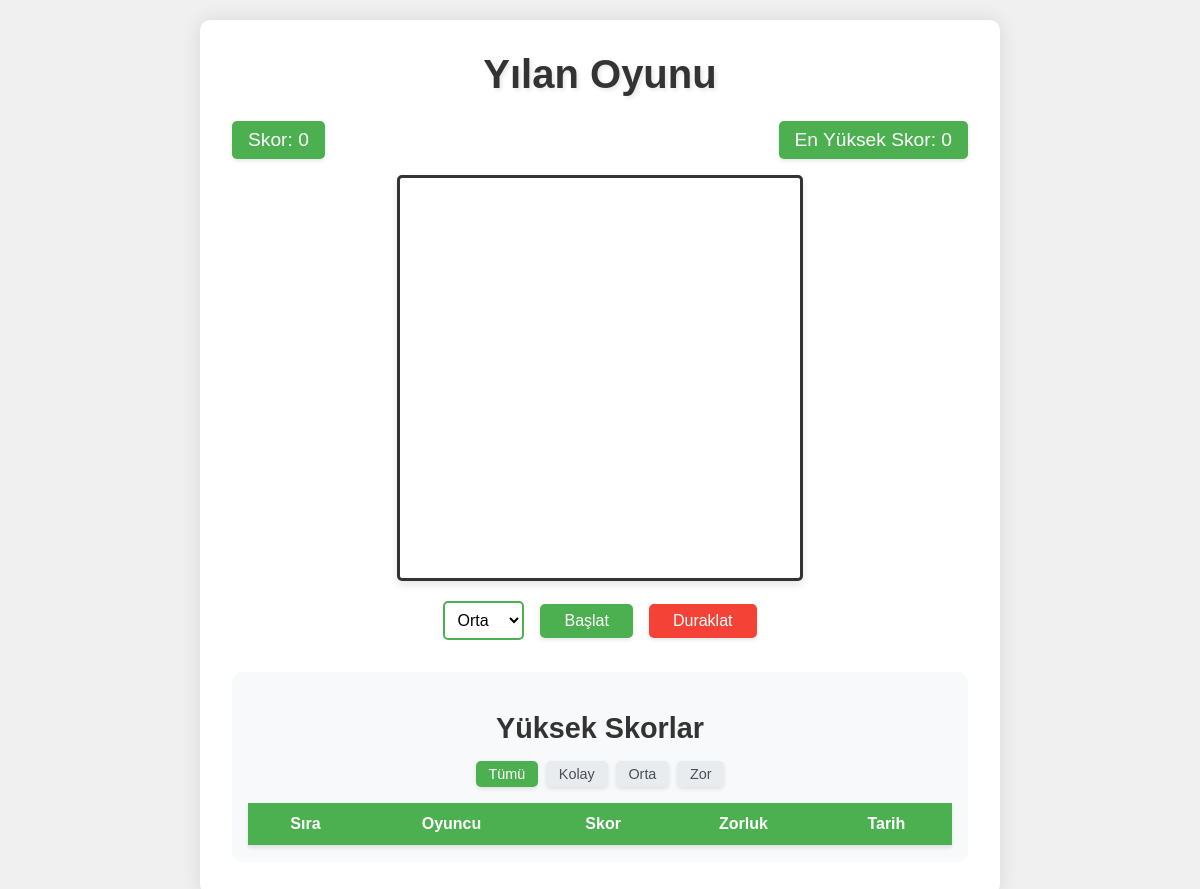
Before: / with the older database file.
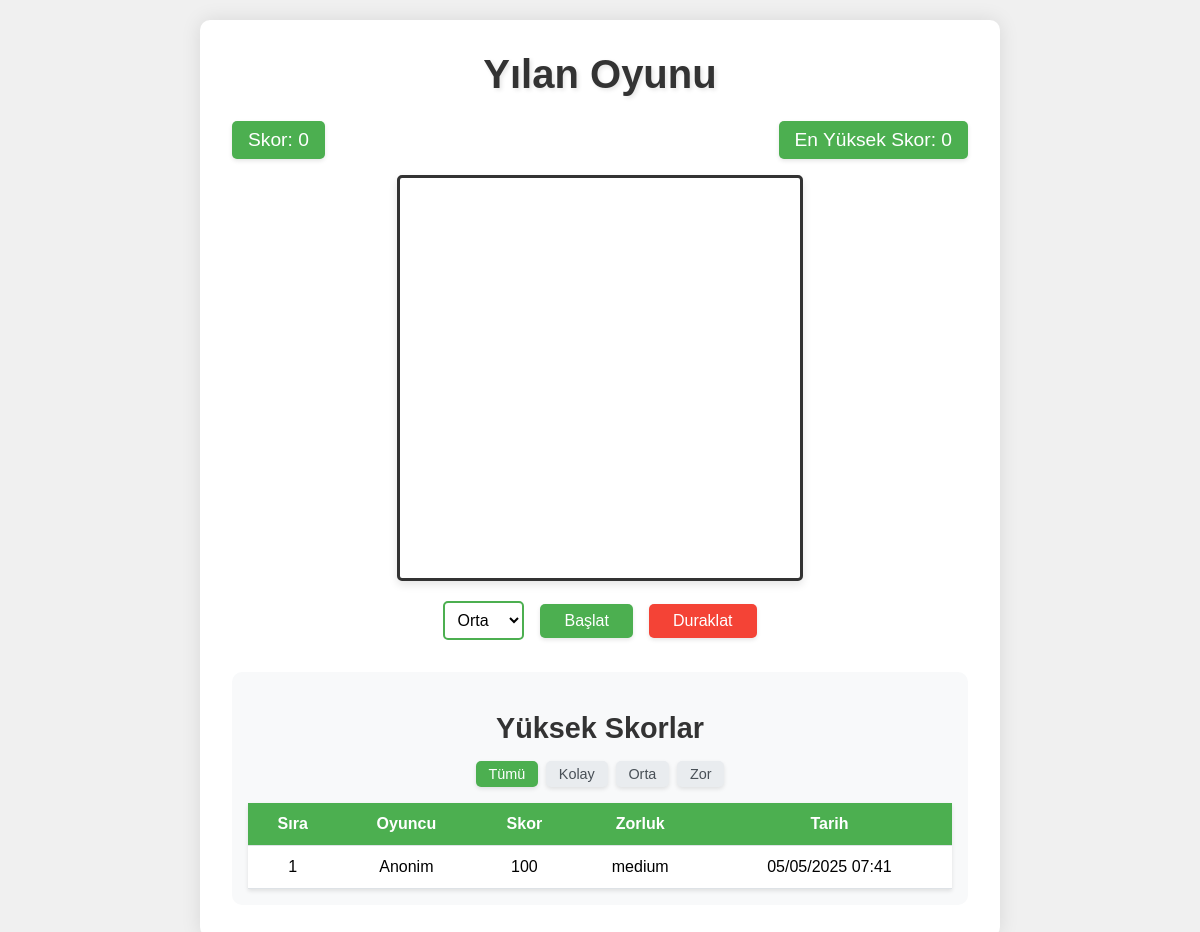
After: the same page with the newer database file.
### game/models.py (models this page shows, shortened)
class HighScore(models.Model):
    player_name = models.CharField(max_length=50)
    score = models.IntegerField()
    difficulty = models.CharField(max_length=10)
    date = models.DateTimeField(auto_now_add=True)
    class Meta:
        ordering = ['-score', '-date']

### game/views.py (the view)
# urls.py: path('', views.index, name='index'),
def index(request):
    high_scores = HighScore.objects.all()[:10]  # En yüksek 10 skoru al
    return render(request, 'game/index.html', {'high_scores': high_scores})

### game/templates/game/index.html (shortened to what this page needs)
<!DOCTYPE html>
<html lang="tr">
<head>
    {% load static %}
    <link rel="stylesheet" href="{% static 'game/css/style.css' %}">
</head>
<body>
    <div class="container">
        <h1>Yılan Oyunu</h1>
        <div class="game-info">
            <div class="score">Skor: <span id="score">0</span></div>
            <div class="high-score">En Yüksek Skor: <span id="highScore">0</span></div>
        </div>
        <div class="game-container">
            <canvas id="gameCanvas"></canvas>
        </div>
        <div class="controls">
            <select id="difficulty">
                <option value="medium" selected>Orta</option>
            </select>
            <button id="startBtn">Başlat</button>
            <button id="pauseBtn">Duraklat</button>
        </div>
        <div class="high-scores-container">
            <h2>Yüksek Skorlar</h2>
            <div class="difficulty-filter">
                <button class="filter-btn active" data-difficulty="all">Tümü</button>
                <button class="filter-btn" data-difficulty="easy">Kolay</button>
                <button class="filter-btn" data-difficulty="medium">Orta</button>
                <button class="filter-btn" data-difficulty="hard">Zor</button>
            </div>
            <table class="high-scores-table">
                <thead>
                    <tr>
                        <th>Sıra</th>
                        <th>Oyuncu</th>
                        <th>Skor</th>
                        <th>Zorluk</th>
                        <th>Tarih</th>
                    </tr>
                </thead>
                <tbody id="highScoresBody">
                    {% for score in high_scores %}
                    <tr>
                        <td>{{ forloop.counter }}</td>
                        <td>{{ score.player_name }}</td>
                        <td>{{ score.score }}</td>
                        <td>{{ score.difficulty }}</td>
                        <td>{{ score.date|date:"d/m/Y H:i" }}</td>
                    </tr>
                    {% endfor %}
                </tbody>
            </table>
        </div>
    </div>
</body>
</html>

### game/static/game/css/style.css (style rules this page uses)
* { margin: 0; padding: 0; box-sizing: border-box; }
body { font-family: Arial, sans-serif; background-color: #f0f0f0; display: flex; justify-content: center; align-items: center; min-height: 100vh; padding: 20px; }
.container { text-align: center; background-color: white; padding: 2rem; border-radius: 10px; box-shadow: 0 0 20px rgba(0, 0, 0, 0.1); max-width: 800px; width: 95%; }
h1 { color: #333; margin-bottom: 1.5rem; font-size: 2.5rem; text-shadow: 2px 2px 4px rgba(0, 0, 0, 0.1); }
h2 { color: #333; margin: 1.5rem 0 1rem; font-size: 1.8rem; }
.game-info { display: flex; justify-content: space-between; margin-bottom: 1rem; font-size: 1.2rem; }
.score, .high-score { background-color: #4CAF50; color: white; padding: 0.5rem 1rem; border-radius: 5px; box-shadow: 0 2px 4px rgba(0, 0, 0, 0.1); }
.game-container { margin: 1rem 0; position: relative; }
#gameCanvas { border: 3px solid #333; background-color: #fff; border-radius: 5px; box-shadow: 0 4px 8px rgba(0, 0, 0, 0.1); }
.controls { margin-top: 1rem; display: flex; gap: 1rem; justify-content: center; align-items: center; }
select { padding: 0.5rem; font-size: 1rem; border: 2px solid #4CAF50; border-radius: 5px; background-color: white; cursor: pointer; }
button { padding: 0.5rem 1.5rem; font-size: 1rem; cursor: pointer; background-color: #4CAF50; color: white; border: none; border-radius: 5px; transition: all 0.3s; box-shadow: 0 2px 4px rgba(0, 0, 0, 0.1); }
#pauseBtn { background-color: #f44336; }
.high-scores-container { margin-top: 2rem; padding: 1rem; background-color: #f8f9fa; border-radius: 10px; }
.difficulty-filter { margin-bottom: 1rem; display: flex; gap: 0.5rem; justify-content: center; }
.filter-btn { padding: 0.3rem 0.8rem; font-size: 0.9rem; background-color: #e9ecef; color: #495057; }
.filter-btn.active { background-color: #4CAF50; color: white; }
.high-scores-table { width: 100%; border-collapse: collapse; margin-top: 1rem; background-color: white; box-shadow: 0 2px 4px rgba(0, 0, 0, 0.1); }
.high-scores-table th, .high-scores-table td { padding: 0.75rem; text-align: center; border-bottom: 1px solid #dee2e6; }
.high-scores-table th { background-color: #4CAF50; color: white; font-weight: bold; }

Changed rows visible on the page:
added HighScore: player_name "Anonim", score "100", difficulty "medium", date "05/05/2025 07:41"
